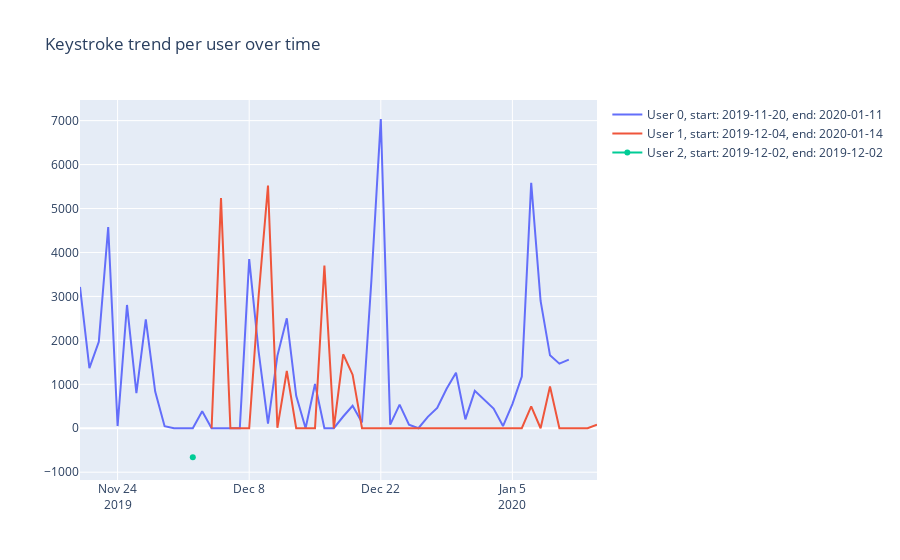

The code cell stored with this chart in its notebook:
### Markdown cell above
In the following figure we plot the keystroke trend per user over time. First the ```date_time``` feature is grouped with daily frequency then ```keystroke_counter``` is summed up. Finally the output is plotted in the figure. Note that, User x's _(x:0 to 11)_ input start and end date are also informed in the figure's legend.

### Code cell
fig = go.Figure()
for i in range(total_users):
    df_grp_keystroke = df_users[i].groupby(pd.Grouper(key='date_time',freq='D')).agg({"keystroke_counter": "sum"}).reset_index().sort_values(by='date_time')
    startDate = df_grp_keystroke['date_time'].dt.date.min()
    endDate = df_grp_keystroke['date_time'].dt.date.max()
    fig.add_trace(go.Scatter(x=df_grp_keystroke['date_time'], y=df_grp_keystroke['keystroke_counter'], name=f'User {i}, start: {startDate}, end: {endDate}'))

fig.update_layout(
    title='Keystroke trend per user over time'
)
fig.show()
